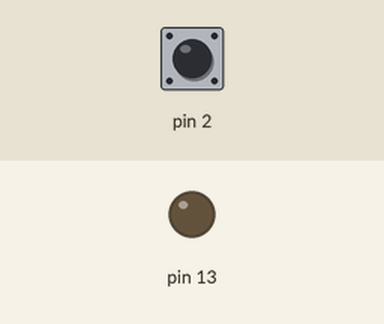
Bench run of a sketch on a simulated Arduino Uno, built with avr-gcc and run on an emulated ATmega328P. Shown: output pins drawn as LEDs (lit = HIGH). Inputs (shaded band) come from the test bench; at power-on: pin 2 HIGH.

Above: at 1.2 s.
1.3 s: pin 2 pulled LOW for 0.15 s
At 2.2 s:
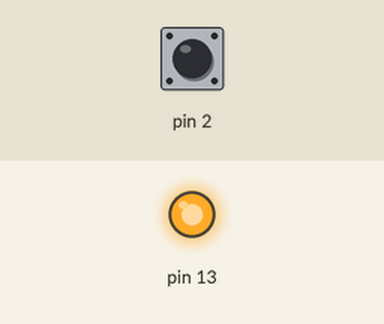
2.9 s: pin 2 pulled LOW for 1 s
At 3.4 s:
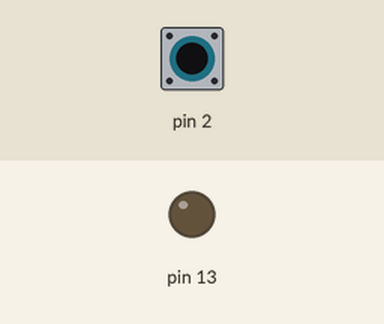
5.4 s: pin 2 pulled LOW for 3.2 s
At 6.5 s:
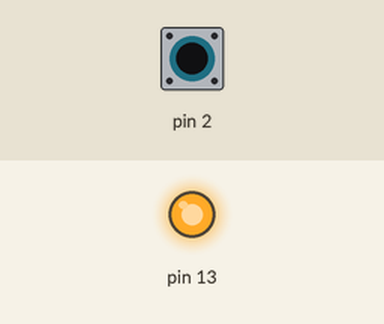
Timing chart, 0 to 8.4 s (numbered marks = the images above; inputs shaded):
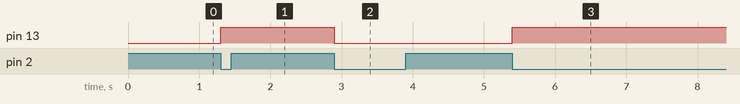

Measured:
- after the input at 1.3 s, pin 13: LOW → HIGH at once
- after the input at 2.9 s, pin 13: HIGH → LOW at once
- after the input at 5.4 s, pin 13: LOW → HIGH at once

The sketch:

2.ino
```cpp
volatile bool myled=false;
ISR (INT10_vect)
{

myled=!myled;
digitalWrite(13,myled);
}

void setup() {

// put your setup code here, to run once:mb
pinMode(13,OUTPUT);
pinMode(2,INPUT_PULLUP);
attachInterrupt(digitalPinToInterrupt(2),INT10_vect,FALLING);
}
void loop() {
// put your main code here, to run repeatedly:
}
```
